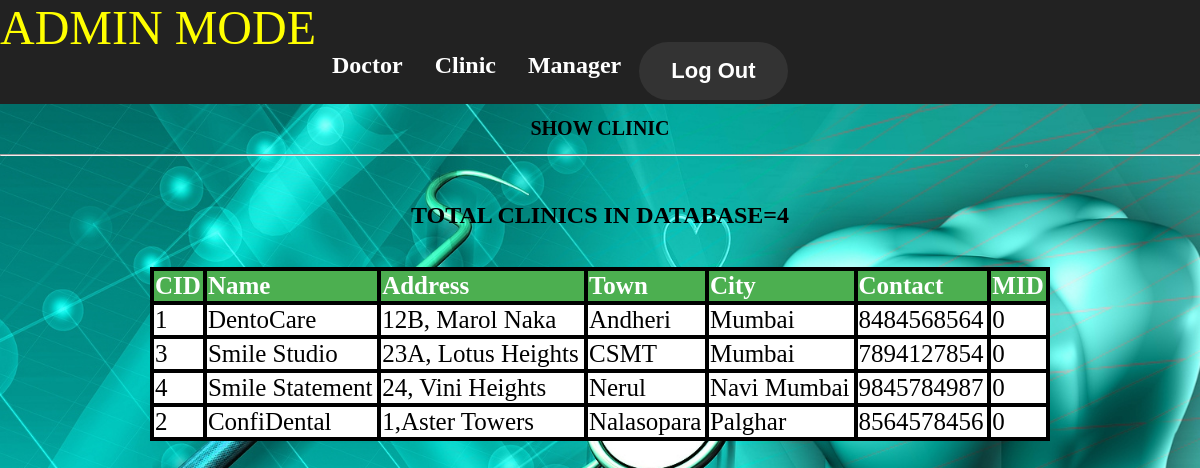
Screenshot of /Sydney/Admin/showclinic.php with the database file from the repository.
### tables this page shows
CREATE TABLE `clinic` (
  `cid` int(11) NOT NULL,
  `name` varchar(30) NOT NULL,
  `address` varchar(100) NOT NULL,
  `town` varchar(30) NOT NULL,
  `city` varchar(30) NOT NULL,
  `contact` bigint(20) NOT NULL,
  `mid` varchar(5) DEFAULT NULL
);

### Sydney/Admin/showclinic.php (the view, shortened to what this page needs)
<!DOCTYPE html>
<html>
<head>
<link rel="stylesheet" href="adminmain.css">
</head>
<body background= "clinicview.jpg">
<ul>
<li class="dropdown"><font color="yellow" size="10">ADMIN MODE</font></li>
<br>
<h2>
  <li class="dropdown">
  <a href="javascript:void(0)" class="dropbtn">Doctor</a>
  </li>
  <li class="dropdown">
  <a href="javascript:void(0)" class="dropbtn">Clinic</a>
  </li>
  <li class="dropdown">
  <a href="javascript:void(0)" class="dropbtn">Manager</a>
  </li>
   <li>
	<form method="post" action="mainpage.php">
	<button type="submit" class="cancelbtn" name="logout" style="float:right;font-size:22px"><b>Log Out</b></button>
	</form>
  </li>
</ul>
<center><h1>SHOW CLINIC</h1><hr>
<?php
$con = mysqli_connect('localhost','root','','wt_database');
$sql="SELECT * FROM clinic order by City,Town,CID ASC";
$result = mysqli_query($con,$sql);
echo "<br><h2>TOTAL CLINICS IN DATABASE=<b>".mysqli_num_rows($result)."</b></h2><br>";
echo "<table>
<tr>
<th>CID</th>
<th>Name</th>
<th>Address</th>
<th>Town</th>
<th>City</th>
<th>Contact</th>
<th>MID</th>
</tr>";
while($row = mysqli_fetch_array($result)) {
    echo "<tr>";
	echo "<td>" . $row['cid'] . "</td>";
    echo "<td>" . $row['name'] . "</td>";
    echo "<td>" . $row['address'] . "</td>";
    echo "<td>" . $row['town'] . "</td>";
    echo "<td>" . $row['city'] . "</td>";
	echo "<td>" . $row['contact'] . "</td>";
	echo "<td>" . $row['mid'] . "</td>";
    echo "</tr>";
}
echo "</table>";
?>
</body>
</html>

### Sydney/Admin/adminmain.css (style rules this page uses)
body, html { background-color:white; height: 100%; margin: 0; background-position:center; background-repeat: repeat-y; background-size: cover; background-attachment:fixed; font-family:verdana; }
h1 { text-align:center; color:black; font-size:20px; top:30%; }
button { border-radius:32px; background-color: #333; border: none; color: white; padding: 16px 32px; text-align: center; text-decoration: none; display: inline-block; font-size: 16px; margin: 4px 2px; -webkit-transition-duration: 0.4s; transition-duration: 0.4s; cursor: pointer; }
ul { list-style-type: none; margin: 0; padding: 0; overflow: hidden; background-color: #222; }
li { float: left; }
li a, .dropbtn { display: inline-block; color: white; text-align: center; padding: 14px 16px; text-decoration: none; }
li.dropdown { display: inline-block; }

### Sydney/Admin/showclinic.php (style rules this page uses)
table { width: 75%; border-collapse: collapse; border: 4px solid black; padding: 5px; font-size: 25px; }
th { border: 4px solid black; background-color: #4CAF50; color: white; text-align: left; }
tr,td { border: 4px solid black; background-color: white; color: black; }

### rows the page displays
clinic: cid "1", name "DentoCare", address "12B, Marol Naka", town "Andheri", city "Mumbai", contact "8484568564", mid "0"
clinic: cid "3", name "Smile Studio", address "23A, Lotus Heights", town "CSMT", city "Mumbai", contact "7894127854", mid "0"
clinic: cid "4", name "Smile Statement", address "24, Vini Heights", town "Nerul", city "Navi Mumbai", contact "9845784987", mid "0"
clinic: cid "2", name "ConfiDental", address "1,Aster Towers", town "Nalasopara", city "Palghar", contact "8564578456", mid "0"

### other values shown
mysqli_num_rows($result) "4"
